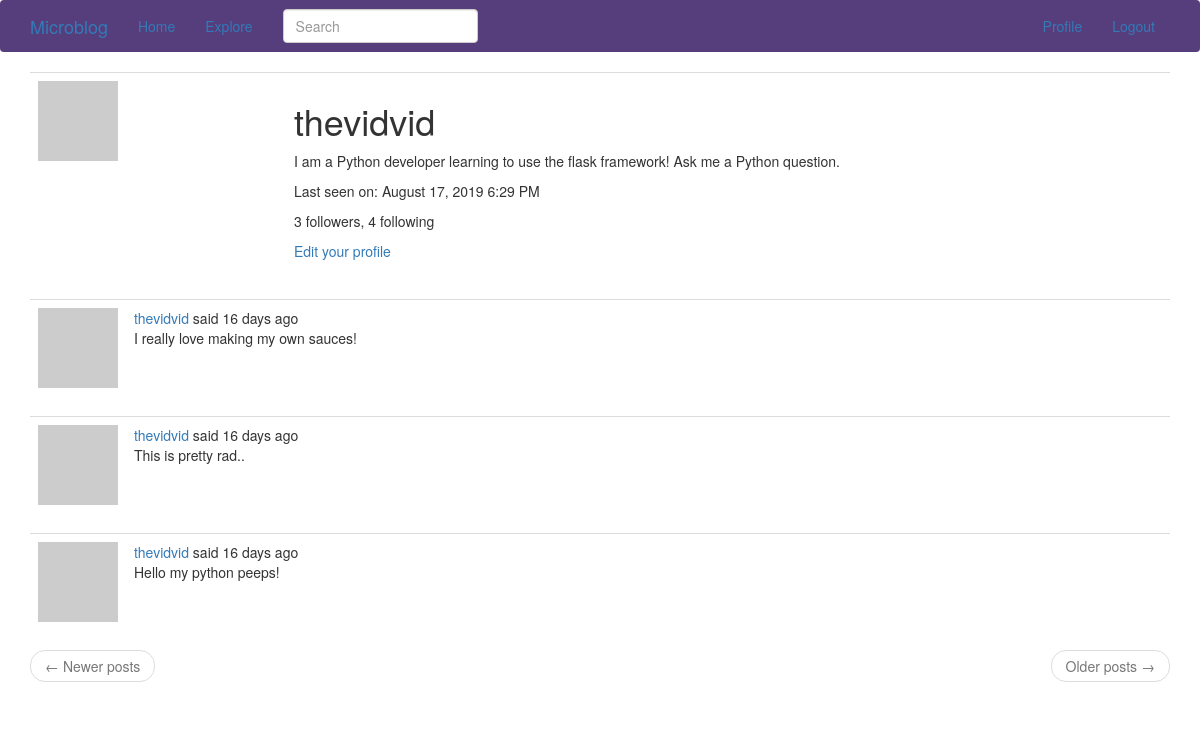
The app's page /user/thevidvid (signed in), older data.
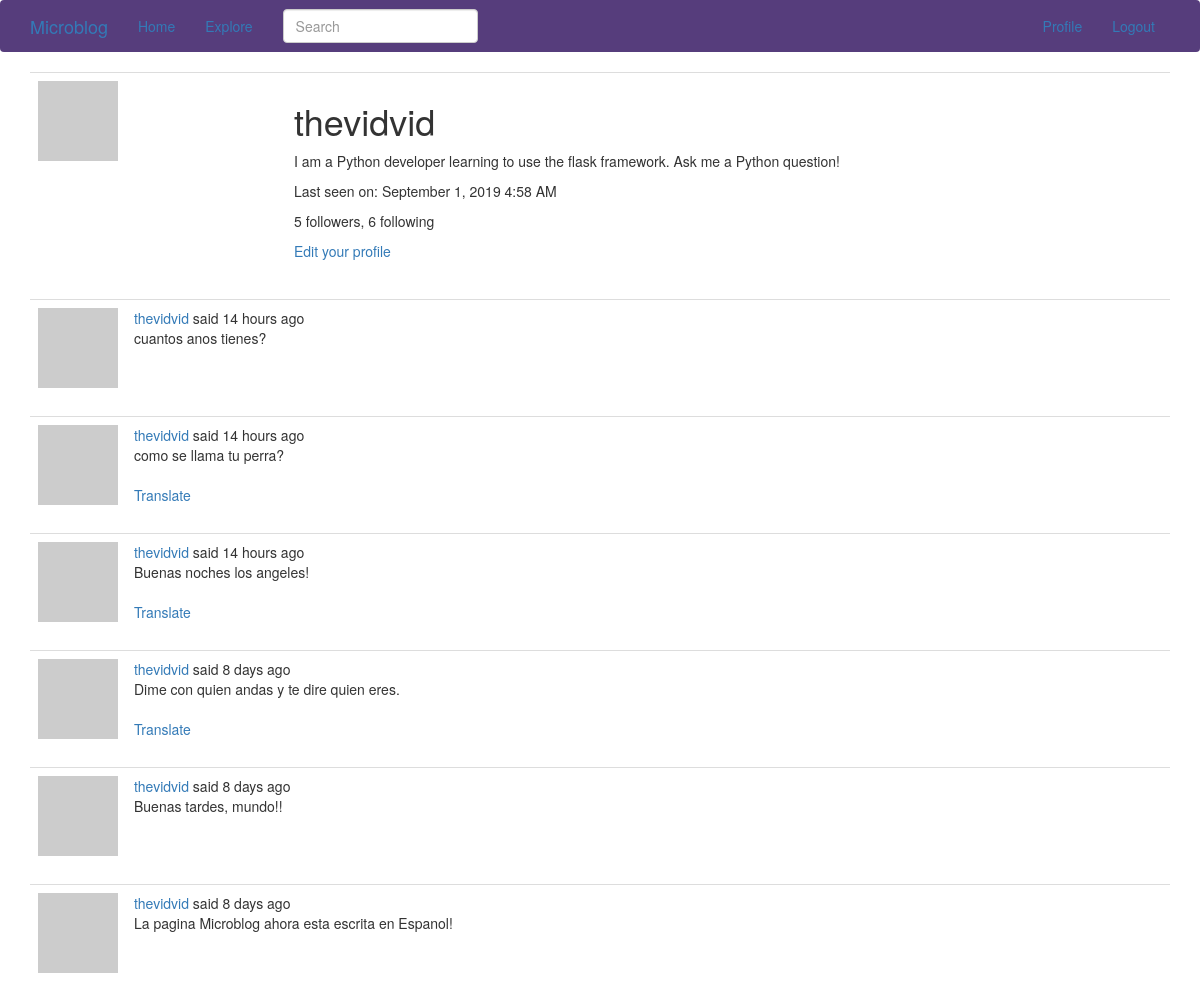
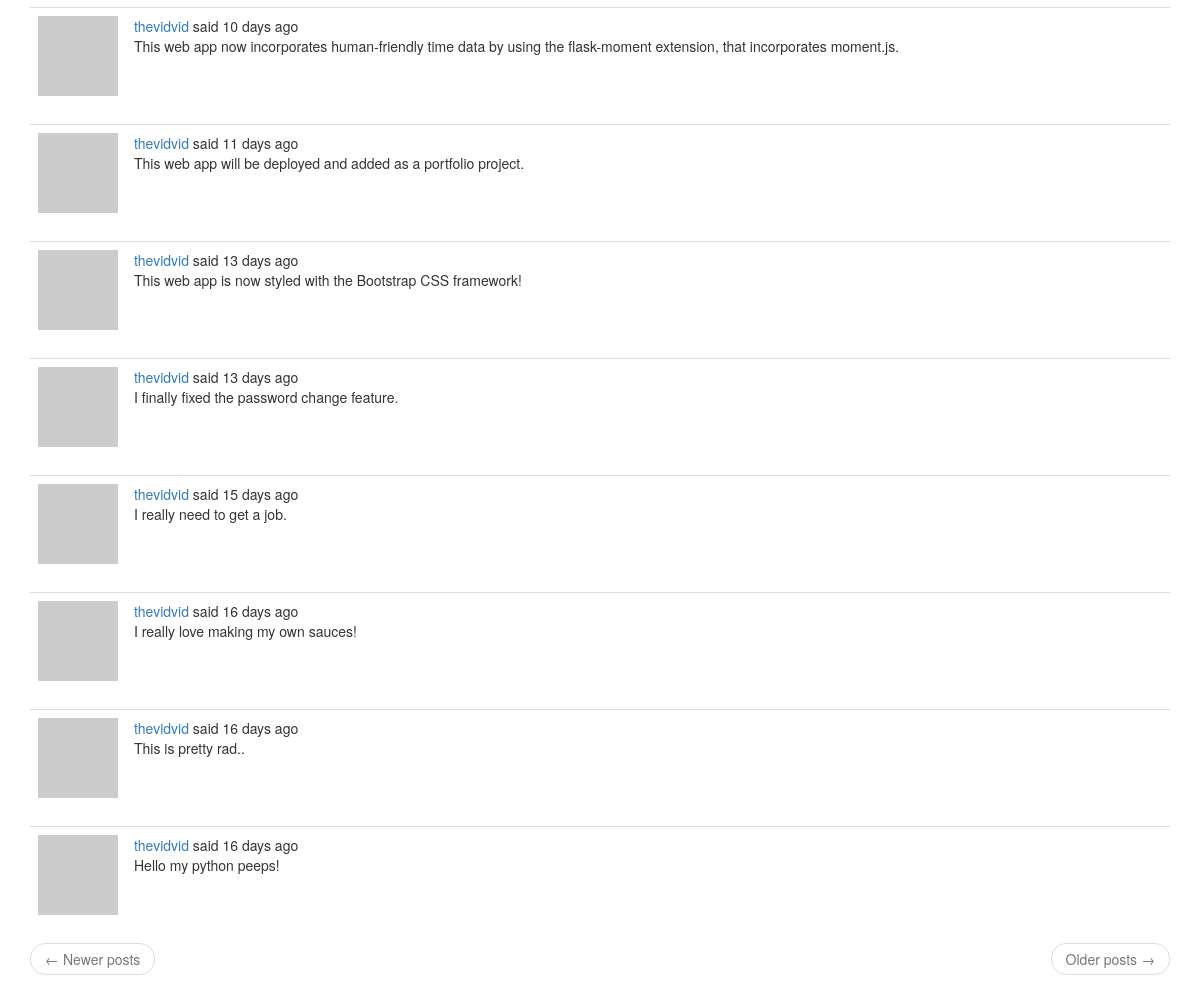
The same page, newer data (2 pictures, top to bottom).
### app/models.py (models this page shows, shortened)
class User(UserMixin, db.Model):
    id = db.Column(db.Integer, primary_key=True)
    username = db.Column(db.String(64), index=True, unique=True)
    email = db.Column(db.String(120), index=True, unique=True)
    password_hash = db.Column(db.String(128))
    posts = db.relationship('Post', backref='author', lazy='dynamic')
    about_me = db.Column(db.String(140))
    last_seen = db.Column(db.DateTime, default=datetime.utcnow)
    followed = db.relationship(
        'User', secondary=followers,
        primaryjoin=(followers.c.follower_id == id),
        secondaryjoin=(followers.c.followed_id == id),
        backref=db.backref('followers', lazy='dynamic'), lazy='dynamic')
    def avatar(self, size):
        digest = md5(self.email.lower().encode('utf-8')).hexdigest()
        return 'https://www.gravatar.com/avatar/{}?d=identicon&s={}'.format(
            digest, size)

class SearchableMixin(object):
    @classmethod
    def before_commit(cls, session):
        session._changes = {
            'add': list(session.new),
            'update': list(session.dirty),
            'delete': list(session.deleted)
        }
    @classmethod
    def after_commit(cls, session):
        for obj in session._changes['add']:
            if isinstance(obj, SearchableMixin):
                add_to_index(obj.__tablename__, obj)
        for obj in session._changes['update']:
            if isinstance(obj, SearchableMixin):
                add_to_index(obj.__tablename__, obj)
        for obj in session._changes['delete']:
            if isinstance(obj, SearchableMixin):
                remove_from_index(obj.__tablename__, obj)
        session._changes = None

class Post(SearchableMixin, db.Model):
    __searchable__ = ['body']
    id = db.Column(db.Integer, primary_key=True)
    body = db.Column(db.String(140))
    timestamp = db.Column(db.DateTime, index=True, default=datetime.utcnow)
    user_id = db.Column(db.Integer, db.ForeignKey('user.id'))
    language = db.Column(db.String(5))

### app/main/routes.py (the view)
@bp.route('/user/<username>')
@login_required
def user(username):
    user = User.query.filter_by(username=username).first_or_404()
    page = request.args.get('page', 1, type=int)
    posts = user.posts.order_by(Post.timestamp.desc()).paginate(
        page, current_app.config['POSTS_PER_PAGE'], False)
    next_url = url_for('main.user', username=user.username, page=posts.next_num) \
        if posts.has_next else None
    prev_url = url_for('main.user', username=user.username, page=posts.prev_num) \
        if posts.has_prev else None
    return render_template('user.html', user=user, posts=posts.items,
                           next_url=next_url, prev_url=prev_url)

### app/main/forms.py
class SearchForm(FlaskForm):
    q = StringField(_l('Search'), validators=[DataRequired()])
    def __init__(self, *args, **kwargs):
        if 'formdata' not in kwargs:
            kwargs['formdata'] = request.args
        if 'csrf_enabled' not in kwargs:
            kwargs['csrf_enabled'] = False
        super(SearchForm, self).__init__(*args, **kwargs)

### app/main/routes.py (called while the page is built)
@bp.before_app_request
def before_request():
    if current_user.is_authenticated:
        current_user.last_seen = datetime.utcnow()
        db.session.commit()
        g.search_form = SearchForm()
    g.locale = str(get_locale())

### app/models.py (called while the page is built)
@login.user_loader
def load_user(id):
    return User.query.get(int(id))

### app/templates/user.html
{% extends "base.html" %}
{% block app_content %}
  <table class="table table-hover">
    <tr>
      <td width="256px"><img src="{{ user.avatar(256) }}" alt="avatar"></td>
      <td>
        <h1>{{ user.username }}</h1>
        {% if user.about_me %}
          <p>{{ user.about_me }}</p>
        {% endif %}
        {% if user.last_seen %}
          <p>{{ _('Last seen on') }}: {{ moment(user.last_seen).format('LLL') }}</p>
        {% endif %}
        <p>{{ _('%(count)d followers', count=user.followers.count()) }}, {{ _('%(count)d following', count=user.followed.count()) }}</p>
        {% if user == current_user %}
          <p><a href="{{ url_for('main.edit_profile') }}">{{ _('Edit your profile') }}</a></p>
        {% elif not current_user.is_following(user) %}
          <p><a href="{{ url_for('main.follow', username=user.username) }}">{{ _('Follow') }}</a></p>
        {% else %}
          <p><a href="{{ url_for('main.unfollow', username=user.username) }}">{{ _('Unfollow') }}</a></p>
        {% endif %}
      </td>
    </tr>
  </table>
  {% for post in posts %}
    {% include '_post.html' %}
  {% endfor %}
  <nav aria-label="...">
    <ul class="pager">
      <li class="previous{% if not prev_url %} disabled{% endif %}">
        <a href="{{ prev_url or '#' }}">
          <span aria-hidden="true">&larr;</span> {{ _('Newer posts') }}
        </a>
      </li>
      <li class="next{% if not next_url %} disabled{% endif %}">
        <a href="{{ next_url or '#' }}">
          {{ _('Older posts') }} <span aria-hidden="true">&rarr;</span>
        </a>
      </li>
    </ul>
  </nav>
{% endblock %}

### app/templates/base.html (shortened to what this page needs)
{% extends 'bootstrap/base.html' %}
{% block navbar %}
  <nav class="navbar fixed-top" style="background-color: #563d7c;">
    <div class="container fixed-top">
      <div class="navbar-header">
        <a class="navbar-brand" href="{{ url_for('main.index') }}">Microblog</a>
      </div>
      <div class="collapse navbar-collapse" id="bs-example-navbar-collapse-1">
        <ul class="nav navbar-nav">
          <li>
            <a href="{{ url_for('main.index') }}">{{ _('Home') }}</a>
          </li>
          <li>
            <a href="{{ url_for('main.explore') }}">{{ _('Explore') }}</a>
          </li>
        </ul>
        {% if g.search_form %}
          <form class="navbar-form navbar-left" method="get" action="{{ url_for('main.search') }}">
            <div class="form-group">
              {{ g.search_form.q(size=20, class='form-control', placeholder=g.search_form.q.label.text) }}
            </div>
          </form>
        {% endif %}
        <ul class="nav navbar-nav navbar-right">
          {% if current_user.is_anonymous %}
            <li>
              <a href="{{ url_for('auth.login') }}">{{ _('Login') }}</a>
            </li>
          {% else %}
            <li>
              <a href="{{ url_for('main.user', username=current_user.username) }}">{{ _('Profile') }}</a>
            </li>
            <li>
              <a href="{{ url_for('auth.logout') }}">{{ _('Logout') }}</a>
            </li>
          {% endif %}
        </ul>
      </div>
    </div>
  </nav>
{% endblock %}
{% block content %}
  <div class="container">
    {% block app_content %}{% endblock %}
  </div>
{% endblock %}

### app/templates/_post.html (shortened to what this page needs)
<table class="table table-hover">
  <tr>
    <td width="70px">
        <a href="{{ url_for('main.user', username=post.author.username) }}">
            <img src="{{ post.author.avatar(70) }}" />
        </a>
    </td>
    <td>
      {{ _('%(username)s said %(when)s',
        username=user_link, when=moment(post.timestamp).fromNow()) }}
      <br>
      <span id="post{{ post.id }}">{{ post.body }}</span>
      {% if post.language and post.language != g.locale %}
        <br><br>
        <span id="translation{{ post.id }}">
          <a href="javascript:translate(
                    '#post{{ post.id }}',
                    '#translation{{ post.id }}',
                    '{{ post.language }}',
                    '{{ g.locale }}');">{{ _('Translate') }}</a>
        </span>
      {% endif %}
    </td>
  </tr>
</table>

Row changes from the older to the newer data that the page shows:
changed User "thevidvid": about_me "I am a Python developer learning to use the flask framework! Ask me a Python question." → "I am a Python developer learning to use the flask framework. Ask me a Python question!"; last_seen "August 17, 2019 6:29 PM" → "September 1, 2019 4:58 AM"
added Post: body "cuantos anos tienes?"
added Post: body "como se llama tu perra?"
added Post: body "Buenas noches los angeles!"
added Post: body "Dime con quien andas y te dire quien eres."
added Post: body "Buenas tardes, mundo!!"
added Post: body "La pagina Microblog ahora esta escrita en Espanol!"
added Post: body "This web app now incorporates human-friendly time data by using the flask-moment extension, that incorporates moment.js."
added Post: body "This web app will be deployed and added as a portfolio project."
added Post: body "This web app is now styled with the Bootstrap CSS framework!"
added Post: body "I finally fixed the password change feature."
added Post: body "I really need to get a job."
Text that changed along with them:
text no longer shown: "3 followers 4 following"
text now shown: "5 followers 6 following"
